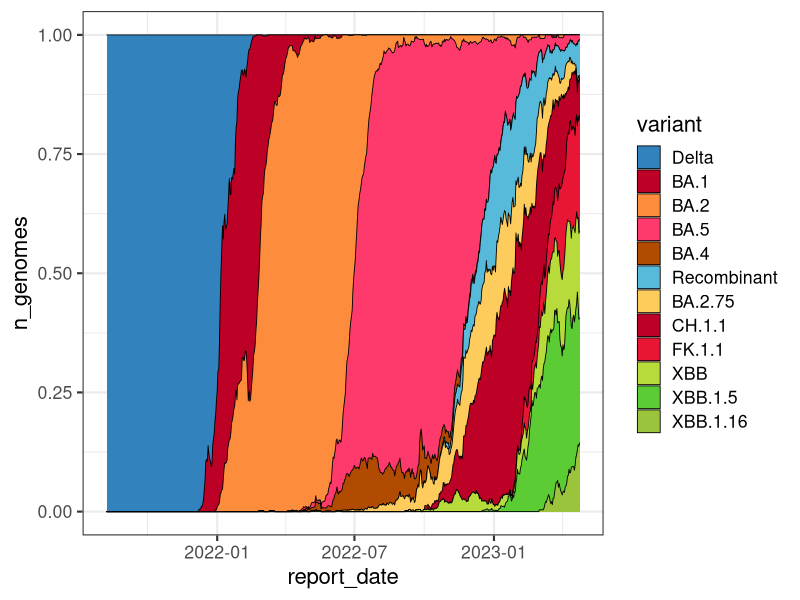

Reproduce this figure in R.
## ---- chunk 1
knitr::opts_chunk$set(
  fig.path = "images/"
)
## ---- chunk 2
library(lubridate)
library(tidyr)
library(ggplot2)
library(forcats)

voc <- read.csv("data/all_variant_counts.csv")
voc$report_date <- ymd(voc$report_date)
tidy_voc <- pivot_longer(voc, !report_date, names_to = "variant", values_to = "n_genomes")

stack_order <- c("Delta", 
                 "BA.1", 
                 "BA.2", 
                 "BA.5", 
                 "BA.4", 
                 "Recombinant",
                 "BA.2.75", 
                 "CH.1.1", 
                 "FK.1.1",
                 "XBB", 
                 "XBB.1.5", 
                 "XBB.1.16"
)

tidy_voc$variant <- fct_relevel(tidy_voc$variant, stack_order)




voc_pal <-c(Delta        = "#3182bd", 
            BA.1         = "#bd0026", 
            BA.2         = "#fd8d3c", 
            BA.4         = "#B14B02",
            BA.5         = "#FD3A6B",
            BA.2.75      = "#fecc5c", 
            CH.1.1       = "#bd0026",
            FK.1.1       = "#E81634",
            XBB          = "#b6db3a",
            XBB.1.5      = "#5CCC34", 
            XBB.1.16     = "#9CC33C",
            Recombinant  = "#57badb"
)



ggplot(tidy_voc, aes(report_date, n_genomes, fill=variant)) + 
    geom_area(position = 'fill', colour='black', size=0.3) +
    scale_fill_manual(values=voc_pal)+
    theme_bw(base_size = 16)  

